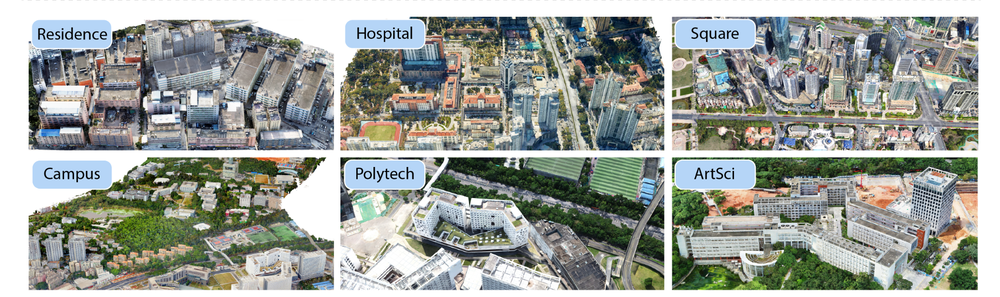
#> input picture dataset.png, 1000 x 297 px, shrunk from 2027 x 603 before the run
$ python autolabel_color.py --images .. --out out.png
#> lines starting #> are read from the running program, lines starting #| are printed output that depends on the picture; after the words box and inside, x2 and y2 are one past the last pixel; in counts of white or black regions, pixels touching at a corner belong together
"""
autolabel_color.py  ·  方向A：零下载 自动预标注（色彩/亮度 地物分类）

目的：不下载任何模型，只用 numpy/cv2，按颜色/亮度/植被指数把俯视航拍图分成材质类别。
      针对本 nadir 农田/公园场景调好：绿植 / 道路裸土 / 混凝土 / (少量)屋顶。

适用：HuggingFace 下不动、或想立刻出结果时。精度不如训练模型，但完全自动、可复核。
      之后若要更准：复核纠正少量 + train_seg 微调，或修好下载后用 autolabel.py。

用法：
  python scripts\autolabel_color.py --images data\scene01\images ^
    --out data\scene01\material\masks_auto --color
"""
import os, sys, glob, argparse
import numpy as np

sys.path.insert(0, os.path.dirname(os.path.abspath(__file__)))
from material_common import _PALETTE, _DEFAULT_CLASS_ORDER


def classify(rgb, class_order):
    """[H,W,3] float[0,1] → [H,W] 类别id。地物色彩规则(针对俯视航拍)。"""
    idx = {c: i for i, c in enumerate(class_order)}
    def I(n, d=0): return idx.get(n, d)
    R, G, B = rgb[..., 0], rgb[..., 1], rgb[..., 2]
    V = rgb.max(-1); mn = rgb.min(-1); S = (V - mn) / (V + 1e-6)
    ExG = 2 * G - R - B                              # 植被指数(excess green)
    warm = R - B                                     # >0 暖(裸土/棕)；≈0 中性灰(混凝土/沥青)

    lab = np.full(rgb.shape[:2], I("background"), np.uint8)
    neutral = (S < 0.16) & (np.abs(warm) < 0.05)     # 中性灰
    # 1) 中性灰：亮→混凝土(停车场/水泥)，中→道路(沥青)
    lab[neutral & (V > 0.55)] = I("concrete")
    lab[neutral & (V >= 0.22) & (V <= 0.55)] = I("ground_road")
    # 2) 暖色(裸土/农田/土路) → 道路/地面
    lab[(warm > 0.04) & (V > 0.20) & (ExG < 0.06)] = I("ground_road")
    # 3) 植被(优先级最高，覆盖前面)
    lab[ExG > 0.06] = I("vegetation")
    # 4) 屋顶：很暗且非植被(阈值保守，阴影可能误入)
    lab[(V < 0.20) & (ExG < 0.03)] = I("roof")
    return lab


def main():
    ap = argparse.ArgumentParser()
    ap.add_argument("--images", required=True)
    ap.add_argument("--out", required=True)
    ap.add_argument("--classes", default=None)
    ap.add_argument("--color", action="store_true", help="额外输出上色预览到 <out>_color(复核用)")
    args = ap.parse_args()
    import cv2

    class_order = (_DEFAULT_CLASS_ORDER if not args.classes
                   else [l.strip() for l in open(args.classes, encoding="utf-8") if l.strip()])
    os.makedirs(args.out, exist_ok=True)
    if args.color:
        os.makedirs(args.out + "_color", exist_ok=True)

    _seen, imgs = set(), []
    for p in sum([glob.glob(os.path.join(args.images, e))
                  for e in ("*.JPG", "*.jpg", "*.png", "*.PNG")], []):
        key = os.path.normcase(os.path.abspath(p))
        if key not in _seen:
            _seen.add(key); imgs.append(p)
    imgs = sorted(imgs)
    print(f"零下载自动预标注 {len(imgs)} 张 ...")
    for k, ip in enumerate(imgs):
        rgb = cv2.cvtColor(cv2.imread(ip), cv2.COLOR_BGR2RGB).astype(np.float32) / 255.0
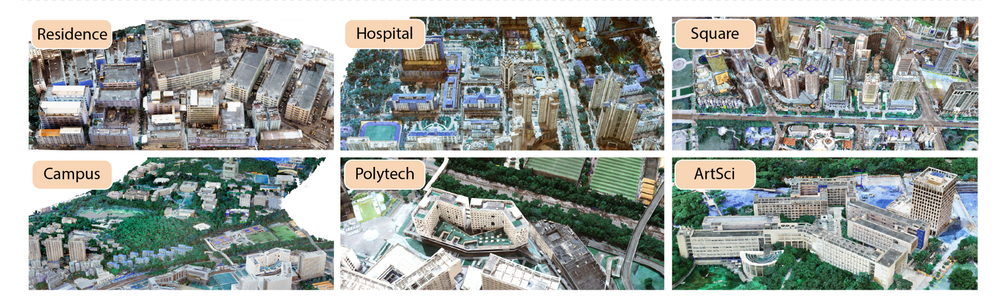
#> rgb: shape (297, 1000, 3) float32; mean B, G, R 0.609, 0.627, 0.603
        lab = classify(rgb, class_order)
#> in classify, `V = rgb.max(-1)`:
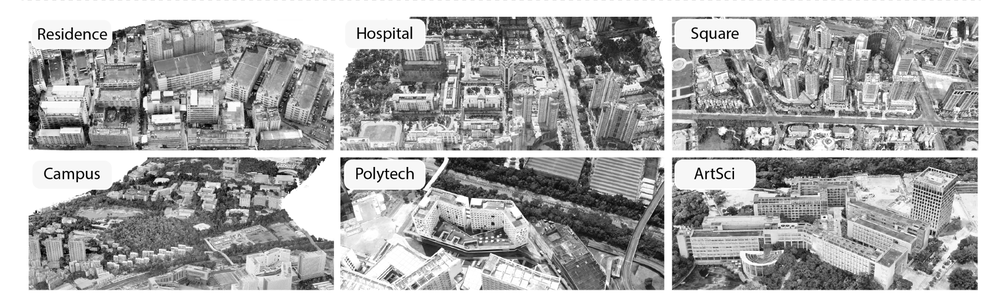
#> V: shape (297, 1000) float32; min 0, max 1, mean 0.657
#> in classify, `mn = rgb.min(-1)`:
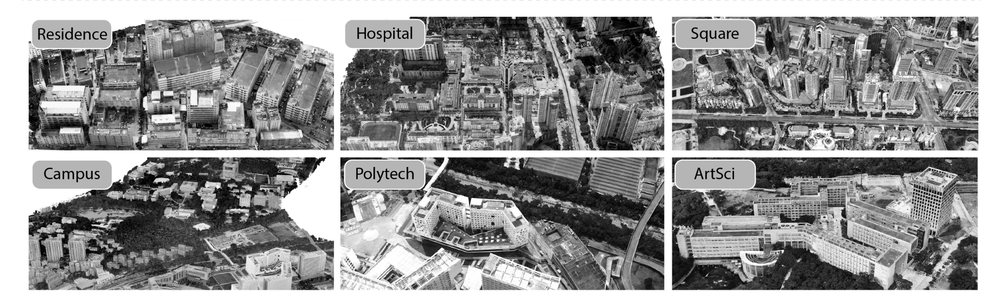
#> mn: shape (297, 1000) float32; min 0, max 1, mean 0.568
#> in classify, `S = (V - mn) / (V + 1e-06)`:
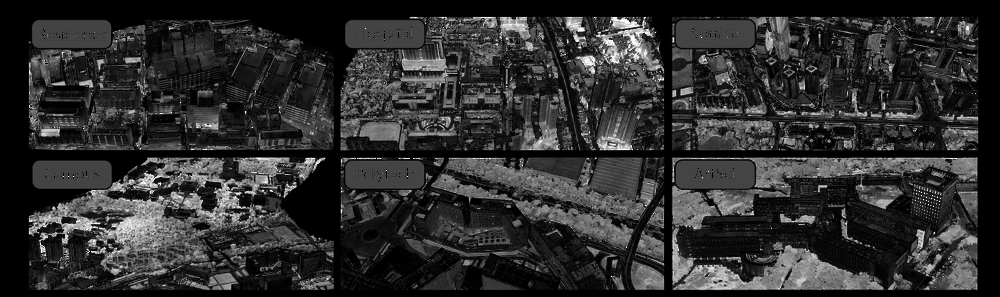
#> S: shape (297, 1000) float32; min 0, max 1, mean 0.184
#> in classify, `warm = R - B`:
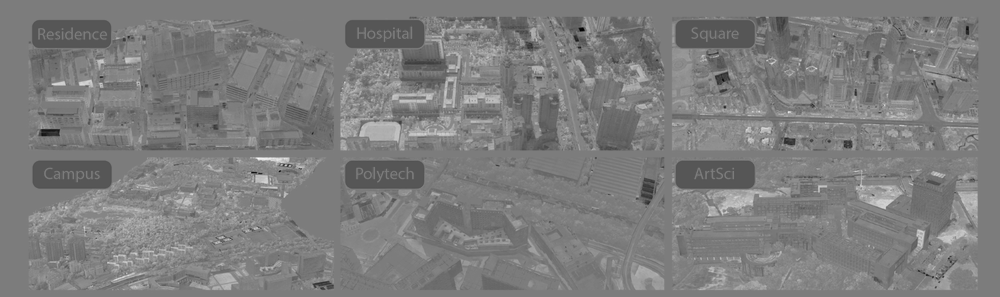
#> warm: shape (297, 1000) float32; min -0.835, max 0.871, mean 0.00623; drawn with min black and max white
#> in classify, `neutral = (S < 0.16) & (np.abs(warm) < 0.05)`:
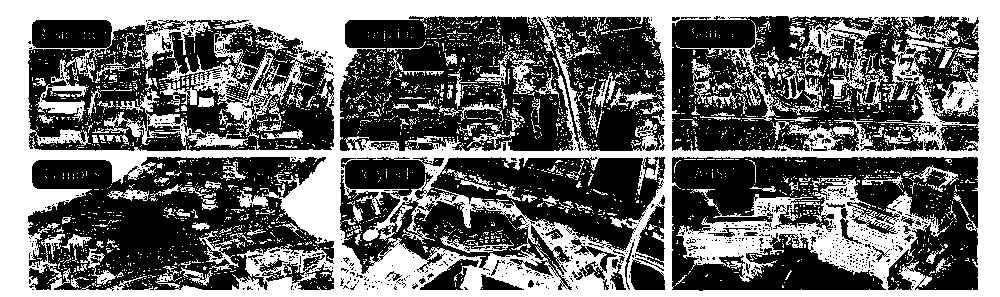
#> neutral: shape (297, 1000) bool; 42.6% white; 2888 white regions (2700 under 20 px), largest, box (x1, y1, x2, y2) and area: (0, 0, 1000, 297) 99865, (92, 89, 248, 148) 1744, (35, 59, 89, 122) 949
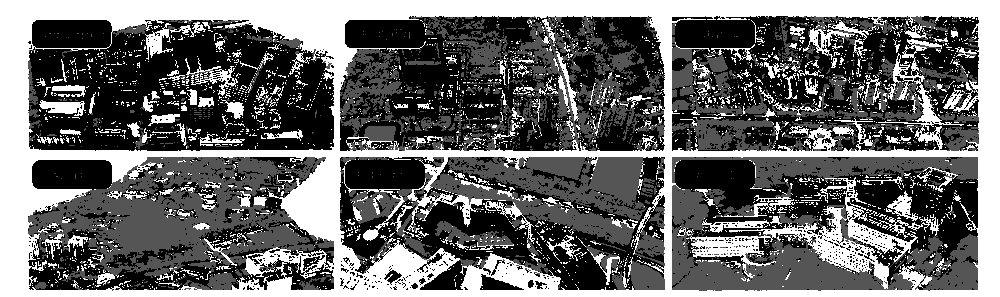
#> lab: shape (297, 1000); min 0, max 3, mean 1.22; drawn with min black and max white
        base = os.path.splitext(os.path.basename(ip))[0]
        cv2.imwrite(os.path.join(args.out, base + ".png"), lab)
        if args.color:
            col = _PALETTE[np.clip(lab, 0, len(_PALETTE) - 1)]
            cv2.imwrite(os.path.join(args.out + "_color", base + ".png"),
                        cv2.cvtColor(col, cv2.COLOR_RGB2BGR))
        if (k + 1) % 20 == 0 or k == len(imgs) - 1:
            print(f"  {k+1}/{len(imgs)}")
    print(f"\n掩码 → {args.out}" + (f"；上色预览 → {args.out}_color(先复核)" if args.color else ""))
    print("图例: 植被=绿 道路/农田=深灰 混凝土=浅灰 屋顶=红 背景=灰")


if __name__ == "__main__":
    main()
